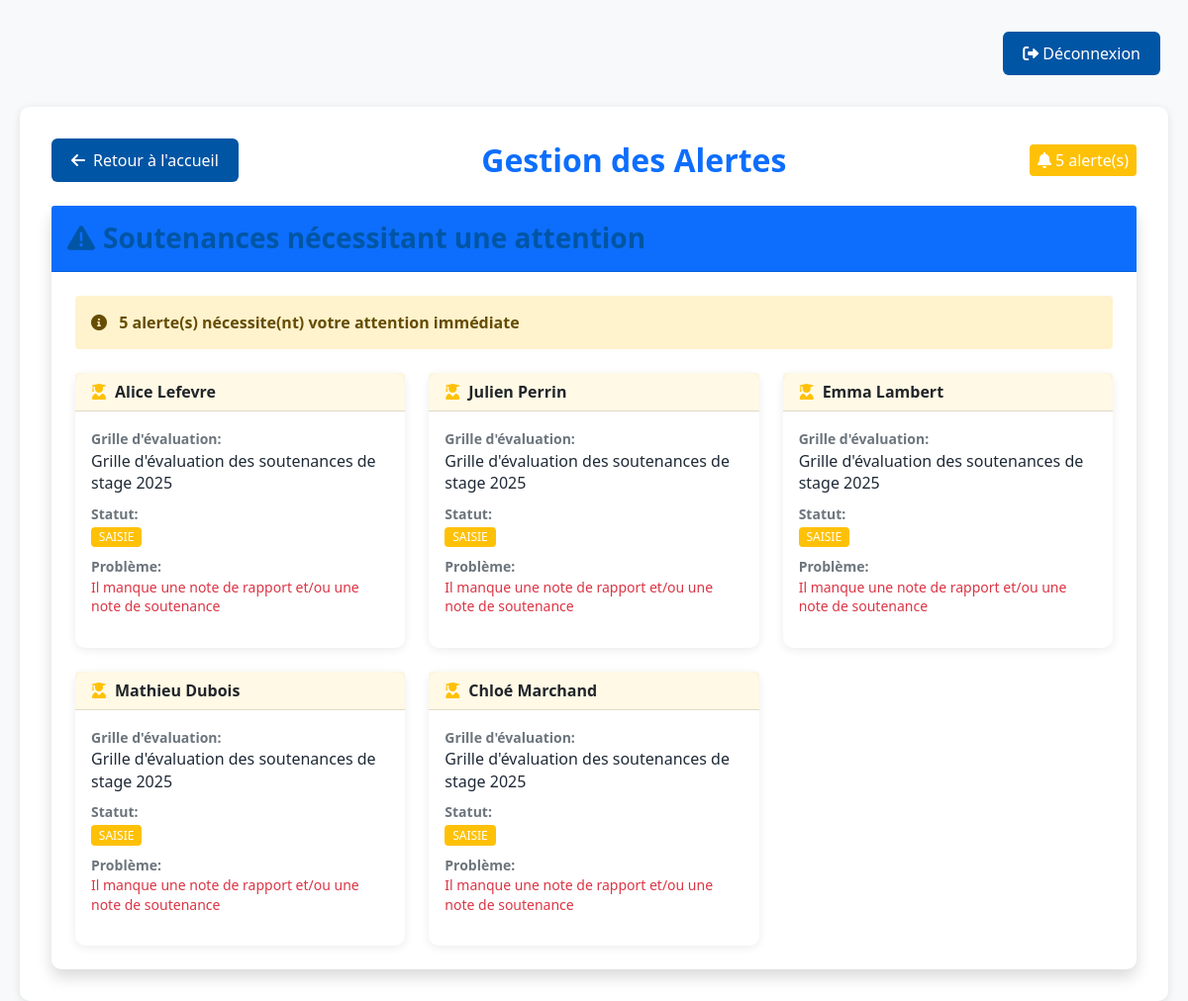
The app's page /soutenances/index.php?action=backoffice-alertes (signed in) with its own data.
### tables this page shows
CREATE TABLE `evalsoutenance` (
  `IdEvalSoutenance` smallint(6) NOT NULL,
  `note` float DEFAULT NULL CHECK (`note` >= 0),
  `commentaireJury` varchar(500) DEFAULT NULL,
  `anneeDebut` smallint(6) NOT NULL,
  `IdModeleEval` smallint(6) NOT NULL,
  `IdEtudiant` smallint(6) NOT NULL,
  `Statut` varchar(15) NOT NULL
);

CREATE TABLE `etudiantsbut2ou3` (
  `IdEtudiant` smallint(6) NOT NULL,
  `nom` varchar(50) NOT NULL,
  `prenom` varchar(50) NOT NULL,
  `mail` varchar(80) NOT NULL,
  `empreinte` varchar(256) NOT NULL
);

CREATE TABLE `modelesgrilleeval` (
  `IdModeleEval` smallint(6) NOT NULL,
  `natureGrille` enum('ANGLAIS','SOUTENANCE','RAPPORT','STAGE','PORTFOLIO') NOT NULL,
  `noteMaxGrille` float DEFAULT NULL CHECK (`noteMaxGrille` > 0),
  `nomModuleGrilleEvaluation` varchar(80) NOT NULL,
  `anneeDebut` smallint(6) NOT NULL
);

### soutenances/controllers/BackOfficeController.php (called while the page is built, shortened)
<?php
function backoffice_showAlertes($db) {
    $alertes = backoffice_getAlertesSoutenances($db);
    require_once dirname(__DIR__) . '/views/backoffice/alertes.php';
    require_once dirname(__DIR__) . '/views/layouts/main.php';
}
function backoffice_getAlertesSoutenances($db) {
    $alertes = [];
    try {
        $query = "
                SELECT
                    es.IdEvalSoutenance,
                    e.nom AS etudiant_nom,
                    e.prenom AS etudiant_prenom,
                    mge.nomModuleGrilleEvaluation,
                    es.Statut,
                    'Il manque une note de rapport et/ou une note de soutenance' AS message
                FROM EvalSoutenance es
                JOIN EtudiantsBUT2ou3 e ON es.IdEtudiant = e.IdEtudiant
                JOIN ModelesGrilleEval mge ON es.IdModeleEval = mge.IdModeleEval
                WHERE es.Statut != 'VALIDEE'
                AND (es.note IS NULL OR es.note = 0)
            ";
        $stmt = $db->prepare($query);
        $stmt->execute();
        $alertes = $stmt->fetchAll(PDO::FETCH_ASSOC);
    } catch (PDOException $e) { error_log("Erreur de base de données: ".$e->getMessage()); }
    return $alertes;
}
?>

### soutenances/views/backoffice/alertes.php (the view)
<div class="d-flex justify-content-between align-items-center mb-4">
    <a href="index.php?action=accueil" class="btn btn-uca">
        <i class="fas fa-arrow-left me-2"></i>Retour à l'accueil
    </a>
    <h2 class="mb-0 text-primary">Gestion des Alertes</h2>
    <div class="text-end">
        <span class="badge bg-warning fs-6 p-2">
            <i class="fas fa-bell me-1"></i><?= count($alertes) ?> alerte(s)
        </span>
    </div>
</div>
<div class="card border-0 shadow">
    <div class="card-header bg-primary text-white py-3">
        <h3 class="mb-0"><i class="fas fa-exclamation-triangle me-2"></i>Soutenances nécessitant une attention</h3>
    </div>
    <div class="card-body p-4">
        <?php if (empty($alertes)): ?>
            <div class="text-center py-5">
                <i class="fas fa-check-circle fa-4x text-success mb-3"></i>
                <h4 class="text-success">Aucune alerte en cours</h4>
                <p class="text-muted">Toutes les évaluations sont à jour et traitées.</p>
            </div>
        <?php else: ?>
            <div class="alert alert-warning border-0 mb-4">
                <i class="fas fa-info-circle me-2"></i>
                <strong><?= count($alertes) ?> alerte(s) nécessite(nt) votre attention immédiate</strong>
            </div>
            <div class="row g-4">
                <?php foreach ($alertes as $alerte): ?>
                <div class="col-md-6 col-lg-4">
                    <div class="card h-100 border-warning border-2">
                        <div class="card-header bg-warning bg-opacity-10 py-2">
                            <div class="d-flex align-items-center">
                                <i class="fas fa-user-graduate text-warning me-2"></i>
                                <strong class="text-dark"><?= htmlspecialchars($alerte['etudiant_prenom'] . ' ' . $alerte['etudiant_nom']) ?></strong>
                            </div>
                        </div>
                        <div class="card-body">
                            <div class="mb-2">
                                <small class="text-muted fw-bold">Grille d'évaluation:</small>
                                <p class="mb-0"><?= htmlspecialchars($alerte['nomModuleGrilleEvaluation']) ?></p>
                            </div>
                            <div class="mb-2">
                                <small class="text-muted fw-bold">Statut:</small>
                                <div>
                                    <span class="badge bg-warning"><?= htmlspecialchars($alerte['Statut']) ?></span>
                                </div>
                            </div>
                            <div class="mb-3">
                                <small class="text-muted fw-bold">Problème:</small>
                                <p class="text-danger mb-0 small"><?= htmlspecialchars($alerte['message']) ?></p>
                            </div>
                        </div>
                    </div>
                </div>
                <?php endforeach; ?>
            </div>
        <?php endif; ?>
    </div>
</div>

### soutenances/assets/style/style.css (style rules this page uses)
:root { --uca-blue:#0055a4; --uca-light-blue:#e6f0fa; --uca-dark-blue:#003366; --uca-bg:#f8f9fa; --uca-text:#1f2a37; --card-shadow:0 2px 10px rgba(0,0,0,.08); --uca-field-width: 720px; }
html,body { height:100%; }
body { background:var(--uca-bg); color:var(--uca-text); font-family:'Segoe UI', Tahoma, Geneva, Verdana, sans-serif; line-height:1.4; }
.btn-uca { background:var(--uca-blue); border:none; color:#fff; padding:.65rem 1.1rem; border-radius:10px; font-weight:400; transition:all .2s ease; text-decoration:none; }
.card { border:none; border-radius:10px; box-shadow:var(--card-shadow); transition:transform .15s ease; }
.badge { font-weight:500; }
h1, h2, h3 { color: var(--uca-blue); font-weight: 600; }
a { color: var(--uca-blue); text-decoration: none; }
.me-1 { margin-right:.25rem; }

### soutenances/views/layouts/main.php (style rules this page uses)
:root { --uca-blue: #0055a4; --uca-light-blue: #e6f0fa; --uca-dark-blue: #003366; }
body { font-family: 'Segoe UI', Tahoma, Geneva, Verdana, sans-serif; background-color: #f8f9fa; min-height: 100vh; padding: 20px; }
.btn-uca { background: var(--uca-blue); border: none; color: white; padding: 10px 20px; border-radius: 6px; font-weight: 500; transition: all 0.3s ease; }
.card { border: none; border-radius: 10px; transition: transform 0.2s ease; }
.badge { font-weight: 500; }

### records on screen
evalsoutenance: IdEtudiant.nom "Alice Lefevre", IdModeleEval.nomModuleGrilleEvaluation "Grille d'évaluation des soutenances de stage 2025", Statut "SAISIE", message "Il manque une note de rapport et/ou une note de soutenance"
evalsoutenance: IdEtudiant.nom "Julien Perrin", IdModeleEval.nomModuleGrilleEvaluation "Grille d'évaluation des soutenances de stage 2025", Statut "SAISIE", message "Il manque une note de rapport et/ou une note de soutenance"
evalsoutenance: IdEtudiant.nom "Emma Lambert", IdModeleEval.nomModuleGrilleEvaluation "Grille d'évaluation des soutenances de stage 2025", Statut "SAISIE", message "Il manque une note de rapport et/ou une note de soutenance"
evalsoutenance: IdEtudiant.nom "Mathieu Dubois", IdModeleEval.nomModuleGrilleEvaluation "Grille d'évaluation des soutenances de stage 2025", Statut "SAISIE", message "Il manque une note de rapport et/ou une note de soutenance"
evalsoutenance: IdEtudiant.nom "Chloé Marchand", IdModeleEval.nomModuleGrilleEvaluation "Grille d'évaluation des soutenances de stage 2025", Statut "SAISIE", message "Il manque une note de rapport et/ou une note de soutenance"

### other values on screen
count($alertes) "5"
